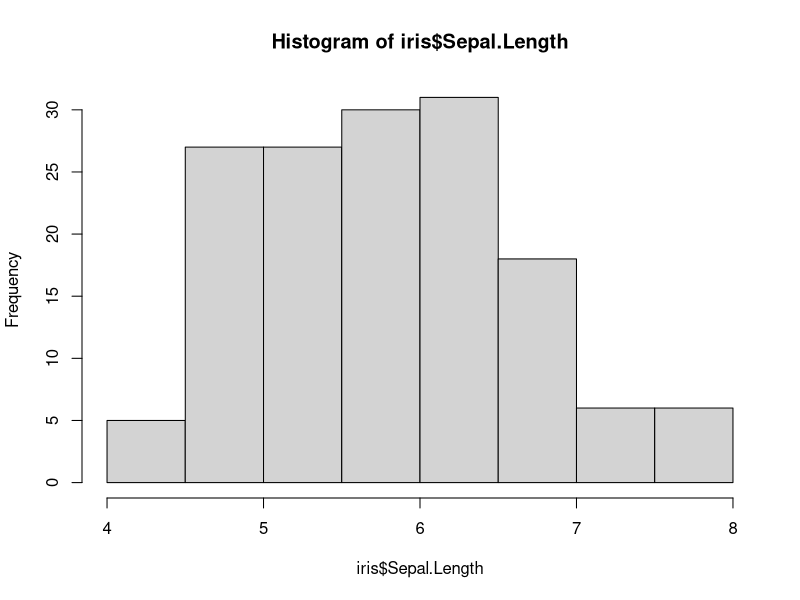
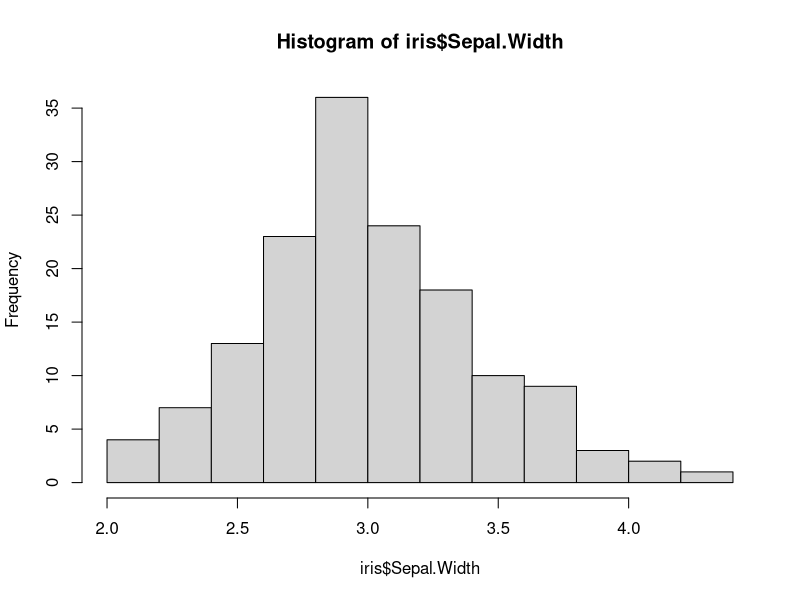

Reproduce these figures in R, in order.
################################################
###           ANÁLISE DE HIPÓTESES           ###
################################################

# Fazemos análise de hipóteses para rejeitar um hipótese H0.
# A hipótese H0 é chamada de hipótese nula e sempre representará uma igualdade
# Já a hipótese alternativa H1 representa uma desigualdade (maior, menor ou diferente)

# Avaliamos o teste de hipótese pelo p-Value. 
# Se p-Value < 0,05 (5%), temos uma forte evidência CONTRA H0.
# Ou seja, se p-Value < 0,05, rejeitamos H0. 

################################################
###         CLASSIFICAÇÃO DOS TESTES         ###
################################################

# Paramétricos e Não Paramétricos

# Aplicamos testes paramétricos quando a distribuição é normal. Esses testes 
# podem fazer inferências sobre intervalos.

# Os testes não paramétricos não exigem uma distribuição normal e possuem
# resultados melhores para pequenas amostras.

# Testamos a normalidade pelo Teste SHAPIRO-WILK, onde H0 representa a normalidade
# Se p-Value < 0,05, a distribuição não é normal. 

# Ver visualmente a distribuição da coluna do dataset. Nesse caso, não parece normal
hist(iris$Sepal.Length)
# Aplicando o teste de Shapiro-Wilk. p = 0.01 < 0.05 (rejeitamos a normalidade)
shapiro.test(iris$Sepal.Length)

# Ver visualmente a distribuição da coluna do dataset. Nesse caso, parece normal
hist(iris$Sepal.Width)
# Aplicando o teste de Shapiro-Wilk. p = 0.10 > 0.05 (aceitamos a normalidade)
shapiro.test(iris$Sepal.Width)



# Pareados e Não Pareados

# Em teste pareados, as amostras analisadas devem ser dependentes, de um mesmo
# grupo ou indivíduo. O tamanho dessas amostras deve ser o mesmo. 

# Em testes não pareados, as amostras analisadas são independentes, de grupos ou 
# indivíduos diferentes. O tamanho dessas amostras pode ser diferente. 

# Não existe um teste para testar se são pareados ou não. Fazemos essa análise
# pelo contexto inserido. 
